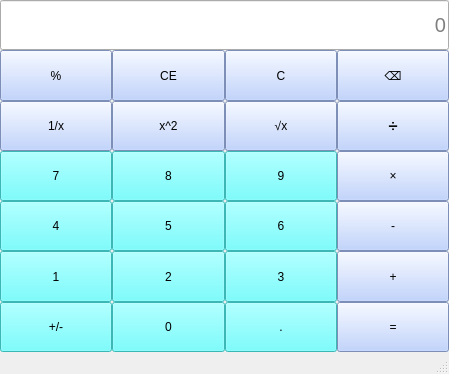
<?xml version="1.0" encoding="UTF-8"?>
<ui version="4.0">
 <class>MainWindow</class>
 <widget class="QMainWindow" name="MainWindow">
  <property name="geometry">
   <rect>
    <x>0</x>
    <y>0</y>
    <width>449</width>
    <height>374</height>
   </rect>
  </property>
  <property name="windowTitle">
   <string>2023414290103-陈达</string>
  </property>
  <widget class="QWidget" name="centralwidget">
   <layout class="QHBoxLayout" name="horizontalLayout">
    <property name="spacing">
     <number>0</number>
    </property>
    <property name="leftMargin">
     <number>0</number>
    </property>
    <property name="topMargin">
     <number>0</number>
    </property>
    <property name="rightMargin">
     <number>0</number>
    </property>
    <property name="bottomMargin">
     <number>0</number>
    </property>
    <item>
     <layout class="QGridLayout" name="gridLayout">
      <item row="5" column="2">
       <widget class="QPushButton" name="btnNum3">
        <property name="sizePolicy">
         <sizepolicy hsizetype="Minimum" vsizetype="Minimum">
          <horstretch>0</horstretch>
          <verstretch>0</verstretch>
         </sizepolicy>
        </property>
        <property name="styleSheet">
         <string notr="true">font: 20pt &quot;Microsoft YaHei UI&quot;;
background-color: rgb(85, 255, 255);
</string>
        </property>
        <property name="text">
         <string>3</string>
        </property>
       </widget>
      </item>
      <item row="3" column="3">
       <widget class="QPushButton" name="btnMultiple">
        <property name="sizePolicy">
         <sizepolicy hsizetype="Minimum" vsizetype="Minimum">
          <horstretch>0</horstretch>
          <verstretch>0</verstretch>
         </sizepolicy>
        </property>
        <property name="styleSheet">
         <string notr="true">font: 20pt &quot;Microsoft YaHei UI&quot;;
background-color: rgb(175, 200, 255);</string>
        </property>
        <property name="text">
         <string>×</string>
        </property>
       </widget>
      </item>
      <item row="2" column="1">
       <widget class="QPushButton" name="btnSquare">
        <property name="sizePolicy">
         <sizepolicy hsizetype="Minimum" vsizetype="Minimum">
          <horstretch>0</horstretch>
          <verstretch>0</verstretch>
         </sizepolicy>
        </property>
        <property name="styleSheet">
         <string notr="true">font: 20pt &quot;Microsoft YaHei UI&quot;;
background-color: rgb(175, 200, 255);</string>
        </property>
        <property name="text">
         <string>x^2</string>
        </property>
       </widget>
      </item>
      <item row="1" column="1">
       <widget class="QPushButton" name="btnCE">
        <property name="sizePolicy">
         <sizepolicy hsizetype="Minimum" vsizetype="Minimum">
          <horstretch>0</horstretch>
          <verstretch>0</verstretch>
         </sizepolicy>
        </property>
        <property name="styleSheet">
         <string notr="true">font: 20pt &quot;Microsoft YaHei UI&quot;;
background-color: rgb(175, 200, 255);</string>
        </property>
        <property name="text">
         <string>CE</string>
        </property>
       </widget>
      </item>
      <item row="5" column="3">
       <widget class="QPushButton" name="btnAdd">
        <property name="sizePolicy">
         <sizepolicy hsizetype="Minimum" vsizetype="Minimum">
          <horstretch>0</horstretch>
          <verstretch>0</verstretch>
         </sizepolicy>
        </property>
        <property name="styleSheet">
         <string notr="true">font: 20pt &quot;Microsoft YaHei UI&quot;;
background-color: rgb(175, 200, 255);</string>
        </property>
        <property name="text">
         <string>+</string>
        </property>
       </widget>
      </item>
      <item row="0" column="0" colspan="4">
       <widget class="QLineEdit" name="btnInput">
        <property name="sizePolicy">
         <sizepolicy hsizetype="Minimum" vsizetype="Minimum">
          <horstretch>0</horstretch>
          <verstretch>0</verstretch>
         </sizepolicy>
        </property>
        <property name="font">
         <font>
          <pointsize>15</pointsize>
          <bold>false</bold>
         </font>
        </property>
        <property name="alignment">
         <set>Qt::AlignmentFlag::AlignRight|Qt::AlignmentFlag::AlignTrailing|Qt::AlignmentFlag::AlignVCenter</set>
        </property>
        <property name="placeholderText">
         <string>0</string>
        </property>
       </widget>
      </item>
      <item row="3" column="1">
       <widget class="QPushButton" name="btnNum8">
        <property name="sizePolicy">
         <sizepolicy hsizetype="Minimum" vsizetype="Minimum">
          <horstretch>0</horstretch>
          <verstretch>0</verstretch>
         </sizepolicy>
        </property>
        <property name="styleSheet">
         <string notr="true">font: 20pt &quot;Microsoft YaHei UI&quot;;
background-color: rgb(85, 255, 255);
</string>
        </property>
        <property name="text">
         <string>8</string>
        </property>
       </widget>
      </item>
      <item row="2" column="2">
       <widget class="QPushButton" name="btnSqrt">
        <property name="sizePolicy">
         <sizepolicy hsizetype="Minimum" vsizetype="Minimum">
          <horstretch>0</horstretch>
          <verstretch>0</verstretch>
         </sizepolicy>
        </property>
        <property name="styleSheet">
         <string notr="true">font: 20pt &quot;Microsoft YaHei UI&quot;;
background-color: rgb(175, 200, 255);</string>
        </property>
        <property name="text">
         <string>√x</string>
        </property>
       </widget>
      </item>
      <item row="5" column="1">
       <widget class="QPushButton" name="btnNum2">
        <property name="sizePolicy">
         <sizepolicy hsizetype="Minimum" vsizetype="Minimum">
          <horstretch>0</horstretch>
          <verstretch>0</verstretch>
         </sizepolicy>
        </property>
        <property name="styleSheet">
         <string notr="true">font: 20pt &quot;Microsoft YaHei UI&quot;;
background-color: rgb(85, 255, 255);
</string>
        </property>
        <property name="text">
         <string>2</string>
        </property>
       </widget>
      </item>
      <item row="6" column="0">
       <widget class="QPushButton" name="btnAddSubtract">
        <property name="sizePolicy">
         <sizepolicy hsizetype="Minimum" vsizetype="Minimum">
          <horstretch>0</horstretch>
          <verstretch>0</verstretch>
         </sizepolicy>
        </property>
        <property name="styleSheet">
         <string notr="true">font: 20pt &quot;Microsoft YaHei UI&quot;;
background-color: rgb(85, 255, 255);
</string>
        </property>
        <property name="text">
         <string>+/-</string>
        </property>
       </widget>
      </item>
      <item row="5" column="0">
       <widget class="QPushButton" name="btnNum1">
        <property name="sizePolicy">
         <sizepolicy hsizetype="Minimum" vsizetype="Minimum">
          <horstretch>0</horstretch>
          <verstretch>0</verstretch>
         </sizepolicy>
        </property>
        <property name="styleSheet">
         <string notr="true">font: 20pt &quot;Microsoft YaHei UI&quot;;
background-color: rgb(85, 255, 255);
</string>
        </property>
        <property name="text">
         <string>1</string>
        </property>
       </widget>
      </item>
      <item row="4" column="3">
       <widget class="QPushButton" name="btnSubtract">
        <property name="sizePolicy">
         <sizepolicy hsizetype="Minimum" vsizetype="Minimum">
          <horstretch>0</horstretch>
          <verstretch>0</verstretch>
         </sizepolicy>
        </property>
        <property name="styleSheet">
         <string notr="true">font: 20pt &quot;Microsoft YaHei UI&quot;;
background-color: rgb(175, 200, 255);</string>
        </property>
        <property name="text">
         <string>-</string>
        </property>
       </widget>
      </item>
      <item row="6" column="2">
       <widget class="QPushButton" name="btnPoint">
        <property name="sizePolicy">
         <sizepolicy hsizetype="Minimum" vsizetype="Minimum">
          <horstretch>0</horstretch>
          <verstretch>0</verstretch>
         </sizepolicy>
        </property>
        <property name="styleSheet">
         <string notr="true">font: 20pt &quot;Microsoft YaHei UI&quot;;
background-color: rgb(85, 255, 255);
</string>
        </property>
        <property name="text">
         <string>.</string>
        </property>
       </widget>
      </item>
      <item row="2" column="3">
       <widget class="QPushButton" name="btnDivide">
        <property name="sizePolicy">
         <sizepolicy hsizetype="Minimum" vsizetype="Minimum">
          <horstretch>0</horstretch>
          <verstretch>0</verstretch>
         </sizepolicy>
        </property>
        <property name="styleSheet">
         <string notr="true">font: 20pt &quot;Microsoft YaHei UI&quot;;
background-color: rgb(175, 200, 255);</string>
        </property>
        <property name="text">
         <string>➗</string>
        </property>
       </widget>
      </item>
      <item row="3" column="2">
       <widget class="QPushButton" name="btnNum9">
        <property name="sizePolicy">
         <sizepolicy hsizetype="Minimum" vsizetype="Minimum">
          <horstretch>0</horstretch>
          <verstretch>0</verstretch>
         </sizepolicy>
        </property>
        <property name="styleSheet">
         <string notr="true">font: 20pt &quot;Microsoft YaHei UI&quot;;
background-color: rgb(85, 255, 255);
</string>
        </property>
        <property name="text">
         <string>9</string>
        </property>
       </widget>
      </item>
      <item row="6" column="3">
       <widget class="QPushButton" name="btnEqual">
        <property name="sizePolicy">
         <sizepolicy hsizetype="Minimum" vsizetype="Minimum">
          <horstretch>0</horstretch>
          <verstretch>0</verstretch>
         </sizepolicy>
        </property>
        <property name="styleSheet">
         <string notr="true">font: 20pt &quot;Microsoft YaHei UI&quot;;
background-color: rgb(175, 200, 255);</string>
        </property>
        <property name="text">
         <string>=</string>
        </property>
       </widget>
      </item>
      <item row="3" column="0">
       <widget class="QPushButton" name="btnNum7">
        <property name="sizePolicy">
         <sizepolicy hsizetype="Minimum" vsizetype="Minimum">
          <horstretch>0</horstretch>
          <verstretch>0</verstretch>
         </sizepolicy>
        </property>
        <property name="styleSheet">
         <string notr="true">font: 20pt &quot;Microsoft YaHei UI&quot;;
background-color: rgb(85, 255, 255);
</string>
        </property>
        <property name="text">
         <string>7</string>
        </property>
       </widget>
      </item>
      <item row="2" column="0">
       <widget class="QPushButton" name="btnCountdown">
        <property name="sizePolicy">
         <sizepolicy hsizetype="Minimum" vsizetype="Minimum">
          <horstretch>0</horstretch>
          <verstretch>0</verstretch>
         </sizepolicy>
        </property>
        <property name="styleSheet">
         <string notr="true">font: 20pt &quot;Microsoft YaHei UI&quot;;
background-color: rgb(175, 200, 255);</string>
        </property>
        <property name="text">
         <string>1/x</string>
        </property>
       </widget>
      </item>
      <item row="4" column="2">
       <widget class="QPushButton" name="btnNum6">
        <property name="sizePolicy">
         <sizepolicy hsizetype="Minimum" vsizetype="Minimum">
          <horstretch>0</horstretch>
          <verstretch>0</verstretch>
         </sizepolicy>
        </property>
        <property name="styleSheet">
         <string notr="true">font: 20pt &quot;Microsoft YaHei UI&quot;;
background-color: rgb(85, 255, 255);
</string>
        </property>
        <property name="text">
         <string>6</string>
        </property>
       </widget>
      </item>
      <item row="1" column="0">
       <widget class="QPushButton" name="btnPercentage">
        <property name="sizePolicy">
         <sizepolicy hsizetype="Minimum" vsizetype="Minimum">
          <horstretch>0</horstretch>
          <verstretch>0</verstretch>
         </sizepolicy>
        </property>
        <property name="styleSheet">
         <string notr="true">font: 20pt &quot;Microsoft YaHei UI&quot;;
background-color: rgb(175, 200, 255);</string>
        </property>
        <property name="text">
         <string>%</string>
        </property>
       </widget>
      </item>
      <item row="1" column="3">
       <widget class="QPushButton" name="btnDelete">
        <property name="sizePolicy">
         <sizepolicy hsizetype="Minimum" vsizetype="Minimum">
          <horstretch>0</horstretch>
          <verstretch>0</verstretch>
         </sizepolicy>
        </property>
        <property name="styleSheet">
         <string notr="true">font: 20pt &quot;Microsoft YaHei UI&quot;;
background-color: rgb(175, 200, 255);</string>
        </property>
        <property name="text">
         <string>⌫</string>
        </property>
       </widget>
      </item>
      <item row="4" column="0">
       <widget class="QPushButton" name="btnNum4">
        <property name="sizePolicy">
         <sizepolicy hsizetype="Minimum" vsizetype="Minimum">
          <horstretch>0</horstretch>
          <verstretch>0</verstretch>
         </sizepolicy>
        </property>
        <property name="styleSheet">
         <string notr="true">font: 20pt &quot;Microsoft YaHei UI&quot;;
background-color: rgb(85, 255, 255);
</string>
        </property>
        <property name="text">
         <string>4</string>
        </property>
       </widget>
      </item>
      <item row="4" column="1">
       <widget class="QPushButton" name="btnNum5">
        <property name="sizePolicy">
         <sizepolicy hsizetype="Minimum" vsizetype="Minimum">
          <horstretch>0</horstretch>
          <verstretch>0</verstretch>
         </sizepolicy>
        </property>
        <property name="styleSheet">
         <string notr="true">font: 20pt &quot;Microsoft YaHei UI&quot;;
background-color: rgb(85, 255, 255);
</string>
        </property>
        <property name="text">
         <string>5</string>
        </property>
       </widget>
      </item>
      <item row="6" column="1">
       <widget class="QPushButton" name="btnNum0">
        <property name="sizePolicy">
         <sizepolicy hsizetype="Minimum" vsizetype="Minimum">
          <horstretch>0</horstretch>
          <verstretch>0</verstretch>
         </sizepolicy>
        </property>
        <property name="styleSheet">
         <string notr="true">font: 20pt &quot;Microsoft YaHei UI&quot;;
background-color: rgb(85, 255, 255);
</string>
        </property>
        <property name="text">
         <string>0</string>
        </property>
       </widget>
      </item>
      <item row="1" column="2">
       <widget class="QPushButton" name="btnC">
        <property name="sizePolicy">
         <sizepolicy hsizetype="Minimum" vsizetype="Minimum">
          <horstretch>0</horstretch>
          <verstretch>0</verstretch>
         </sizepolicy>
        </property>
        <property name="styleSheet">
         <string notr="true">font: 20pt &quot;Microsoft YaHei UI&quot;;
background-color: rgb(175, 200, 255);</string>
        </property>
        <property name="text">
         <string>C</string>
        </property>
       </widget>
      </item>
     </layout>
    </item>
   </layout>
  </widget>
  <widget class="QMenuBar" name="menubar">
   <property name="geometry">
    <rect>
     <x>0</x>
     <y>0</y>
     <width>449</width>
     <height>18</height>
    </rect>
   </property>
  </widget>
  <widget class="QStatusBar" name="statusbar"/>
 </widget>
 <resources/>
 <connections/>
</ui>
